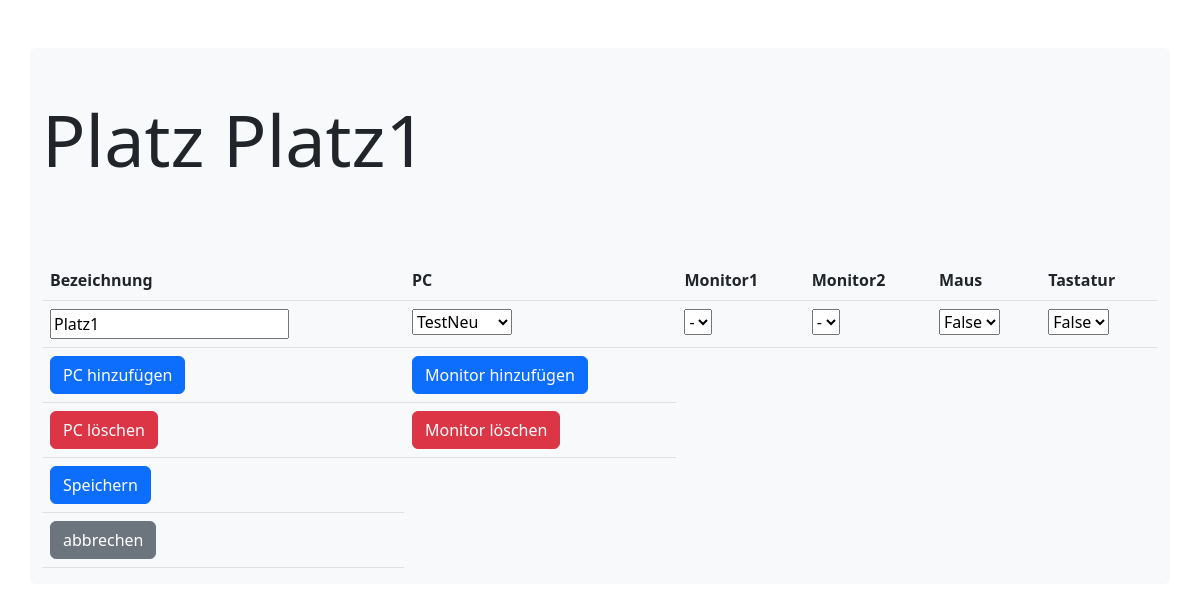
/itinventory/updatePlatz/1, run on the app's committed database.
### itinventory/models.py (models this page shows)
class Platz(models.Model):
  bezeichnung = models.CharField(max_length=50, null=True)
  room = models.ForeignKey(Rooms,on_delete=callable,null=True,default=None, related_name='Room')
  pc = models.ForeignKey(Pcs,on_delete=models.CASCADE, default=1,null=True)
  monitor1 = models.ForeignKey(Monitor,on_delete=callable, related_name='Monitor1', default=1,null=True)
  monitor2 = models.ForeignKey(Monitor,on_delete=callable, related_name='Monitor2', default=1,null=True)
  bemaerkung = models.CharField(max_length=300,default=None, null=True, blank=True)
  tastatur = models.BooleanField(default=False,null=True)
  maus = models.BooleanField(default=False,null=True)

class Pcs(models.Model):
    modell = models.CharField(max_length=255)
    RAM = models.CharField(max_length=255)
    CPU = models.CharField(max_length=255)
    anzahlkerne = models.CharField(max_length=255)
    festplatte = models.CharField(max_length=255, null=True)
    serialnummer = models.CharField(max_length=50,default=None, null=True, blank=True)
    monitor1 = models.CharField(max_length=50,default=None, null=True, blank=True)
    monitor2 = models.CharField(max_length=50,default=None, null=True, blank=True)
    bemaerkung = models.CharField(max_length=300,default=None, null=True, blank=True)
    status = models.CharField(max_length=100,default=None, null=True, blank=True)

class Monitor(models.Model):
      schnittstelle = models.CharField(max_length=255)
      serialnummer = models.CharField(max_length=55,default=None, null=True, blank=True)
      bemaerkung = models.CharField(max_length=300,default=None, null=True, blank=True)
      status = models.CharField(max_length=100,default=None, null=True, blank=True)

### itinventory/views.py (the view)
# urls.py: path('updatePlatz/<int:id>', views.updatePlatz, name='updatePlatz'),
def updatePlatz(request, id):
    myplaetze = Platz.objects.get(id=id)
    mypcs = Pcs.objects.filter().exclude(id=myplaetze.pc_id).values()
    mymonitors1 = Monitor.objects.filter().exclude(id=myplaetze.monitor1_id).values()
    mymonitors2 = Monitor.objects.filter().exclude(id=myplaetze.monitor2_id).values()
    template = loader.get_template('updateplatz.html')
    context = {
        'myplaetze': myplaetze,
        'mypcs': mypcs,
        'mymonitors1': mymonitors1,
        'mymonitors2': mymonitors2,
    }
    return HttpResponse(template.render(context, request))

### itinventory/templates/updateplatz.html (shortened to what this page needs)
{% load static %}
<!doctype html>
<html lang="en">
  <head>
    <link href="https://cdn.jsdelivr.net/npm/bootstrap@5.2.2/dist/css/bootstrap.min.css" rel="stylesheet">
    <link rel="icon" href="https://usercontent.one/wp/www.qa-rheinruhr.de/wp-content/uploads/favicon.png" sizes="32x32">  </head>
  <body>
    <div class="container bg-light rounded my-5" >
        <div class="row">
            <div class="col-12">
              <h1 class="display-2 my-5">Platz {{ myplaetze.bezeichnung }}</h1>
              <form action="/itinventory/updatePlatz/updatePlatzRecord/{{myplaetze.id}}" method="post">
                  <div class="table-responsive">
                    <table class="table">
                        <tr>
                          <th>Bezeichnung</th>
                          <th>PC</th>
                          <th>Monitor1</th>
                          <th>Monitor2</th>
                          <th>Maus</th>
                          <th>Tastatur</th>
                        </tr>
                        <tr>
                          <td><input name="bezeichnung" type="text" value="{{ myplaetze.bezeichnung }}"></td>
                          <td>
                            <select name="pc" id="pc">
                              <option value="{{ myplaetze.pc_id }}">{{ myplaetze.pc.modell }}</option>
                            </select>
                          </td>
                          <td>
                            <select name="monitor1" id="monitor1">
                              <option value="{{ myplaetze.monitor1_id }}">{{ myplaetze.monitor1.serialnummer }}</option>
                            </select>
                          </td>
                          <td>
                            <select name="monitor2" id="monitor2">
                              <option value="{{ myplaetze.monitor2_id }}">{{ myplaetze.monitor2.serialnummer }}</option>
                            </select>
                          </td>
                          <td>
                            <select name="maus" id="maus">
                              <option value="{{ myplaetze.maus }}">{{ myplaetze.maus }}</option>
                            </select>
                          </td>
                          <td>
                            <select name="tastator" id="tastator">
                            <option value="{{ myplaetze.tastator }}">{{ myplaetze.tastatur }}</option>
                          </select>
                        </td>
                        </tr>
                        <tr>
                          <td>
                            <a href="/itinventory/addpc/{{ myplaetze.room_id }}" class="btn btn-primary">PC hinzufügen</a>
                          </td>
                          <td>
                            <a href="/itinventory/addmonitor/{{ myplaetze.room_id }}" class="btn btn-primary">Monitor hinzufügen</a>
                          </td>
                        </tr>
                        <tr>
                          <td>
                            <a href="/itinventory/delPc/{{ myplaetze.id }}" class="btn btn-danger">PC löschen</a>
                          </td>
                          <td>
                            <a href="/itinventory/delmonitor/{{ myplaetze.id }}" class="btn btn-danger">Monitor löschen</a>
                          </td>
                        </tr>
                        <tr>
                          <td><input type="submit" value="Speichern" placeholder="Speichern" class="btn btn-primary"></td>
                        </tr>
                        <td><a href="/itinventory/platzviewFilter/{{ myplaetze.room_id }}" class="btn btn-secondary">abbrechen</a></td>
                      </table>
                  </div>
              </form>
            </div>
        </div>
    </div>
  </body>
</html>

### data on the page
Platz: bezeichnung "Platz1", pc "TestNeu", monitor1 "-", monitor2 "-", maus "False", tastator "False"
